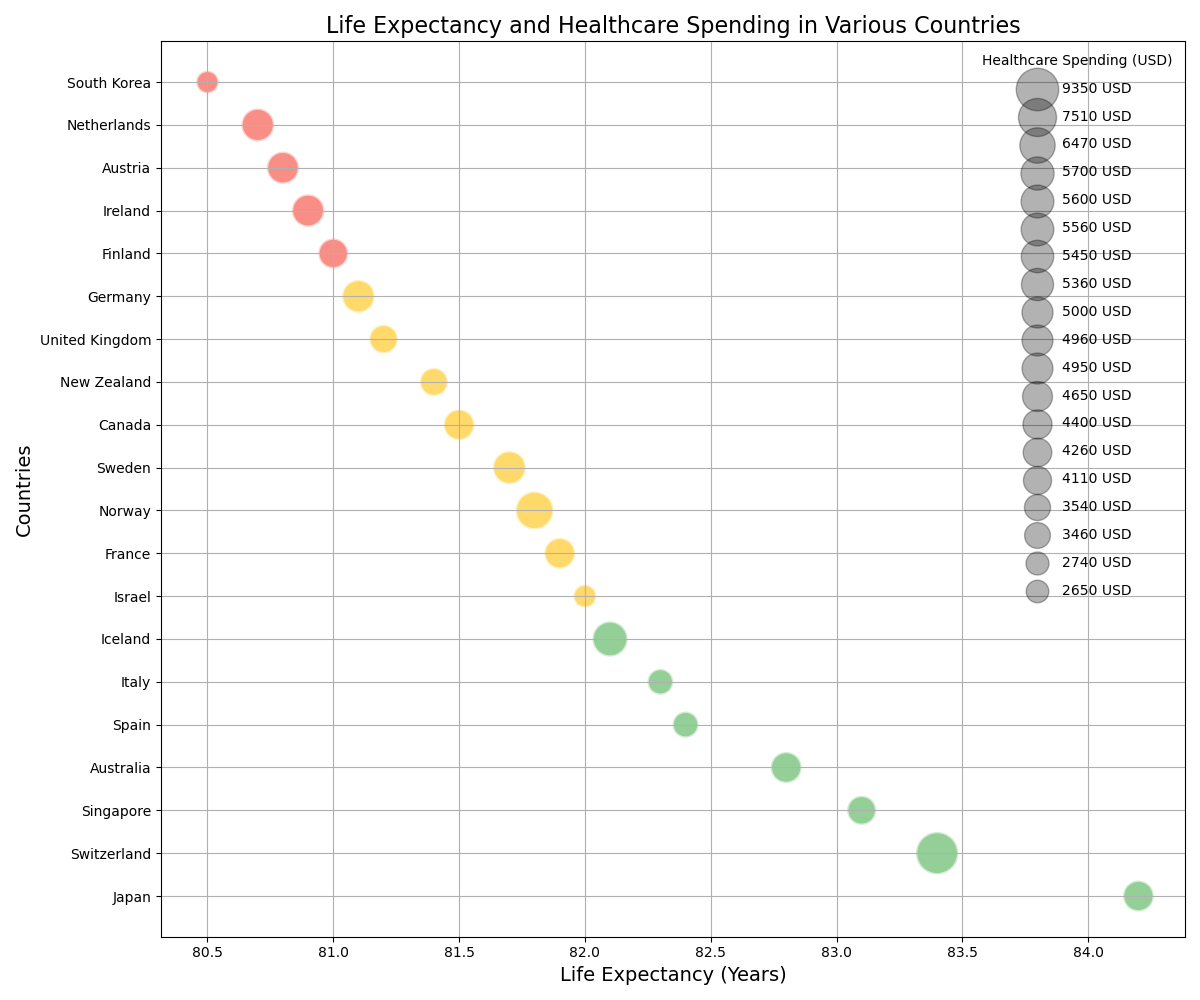

Source code (Python):

import matplotlib.pyplot as plt

countries = ["Japan", "Switzerland", "Singapore", "Australia", "Spain",
             "Italy", "Iceland", "Israel", "France", "Norway",
             "Sweden", "Canada", "New Zealand", "United Kingdom", "Germany",
             "Finland", "Ireland", "Austria", "Netherlands", "South Korea"]
life_expectancy = [84.2, 83.4, 83.1, 82.8, 82.4,
                   82.3, 82.1, 82.0, 81.9, 81.8,
                   81.7, 81.5, 81.4, 81.2, 81.1,
                   81.0, 80.9, 80.8, 80.7, 80.5]
healthcare_spending = [4950, 9350, 4400, 5000, 3540,
                       3460, 6470, 2740, 4950, 7510,
                       5700, 4960, 4110, 4260, 5560,
                       4650, 5450, 5360, 5600, 2650]

sizes = [spend / 10 for spend in healthcare_spending]

colors = ['#4CAF50' if life > 82 else '#FFC107' if life > 81 else '#F44336' for life in life_expectancy]

fig, ax = plt.subplots(figsize=(12, 10))
bubble = ax.scatter(life_expectancy, countries, s=sizes, c=colors, alpha=0.6, edgecolors="w", linewidth=2)

ax.set_title('Life Expectancy and Healthcare Spending in Various Countries', fontsize=16)
ax.set_xlabel('Life Expectancy (Years)', fontsize=14)
ax.set_ylabel('Countries', fontsize=14)

ax.grid(True)

for spend in sorted(set(healthcare_spending), reverse=True):
    ax.scatter([], [], c='k', alpha=0.3, s=spend/10, label=str(spend) + ' USD')
ax.legend(scatterpoints=1, frameon=False, labelspacing=1, title='Healthcare Spending (USD)')

plt.tight_layout()
plt.show()
